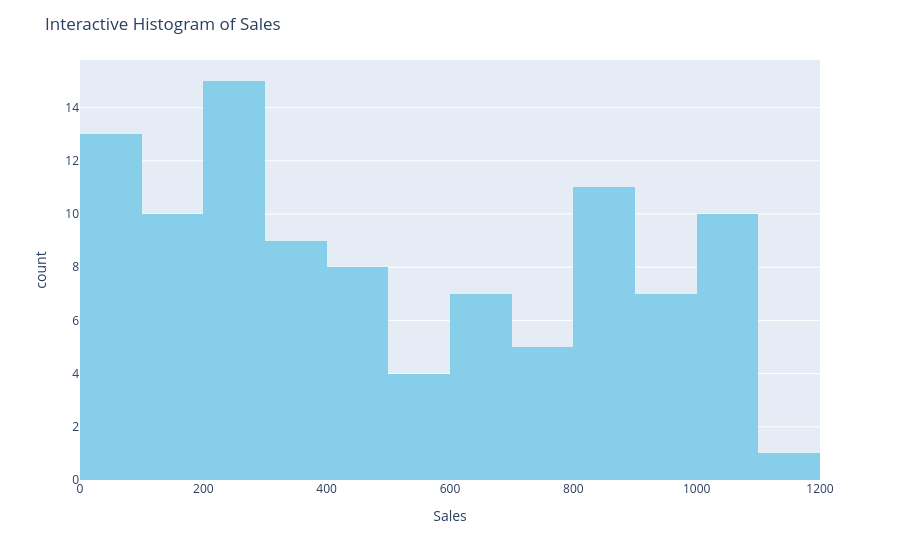

The code cell stored with this chart in its notebook:
### Code cell
import plotly.express as px

fig = px.histogram(df, x="Sales", nbins=20, color_discrete_sequence=["skyblue"])
fig.update_layout(title="Interactive Histogram of Sales")
fig.show()

### Figure 1 — Plotly figure (JSON) as saved in the notebook; plotly's stock layout.template omitted (floating-point values rounded to 4 significant figures)
{"data": [{"bingroup": "x", "hovertemplate": "Sales=%{x}<br>count=%{y}<extra></extra>", "legendgroup": "", "marker": {"color": "skyblue", "pattern": {"shape": ""}}, "name": "", "nbinsx": 20, "orientation": "v", "showlegend": false, "type": "histogram", "x": [42.49, 40.25, 39.69, 28.23, 55.54, 19.51, 64.4, 59.18, 75.56, 80.57, 119.8, 88.61, 92.16, 94.48, 127.2, 115.2, 121.7, 114.2, 125.0, 146.7, 134.6, 167.5, 195.6, 215.6, 243.6, 240.0, 247.5, 238.8, 243.4, 264.0, 260.2, 262.3, 258.5, 251.6, 248.2, 257.9, 245.6, 260.3, 303.5, 328.3, 334.5, 326.7, 321.8, 365.6, 376.7, 373.9, 387.7, 439.7, 452.1, 474.5, 490.5, 493.4, 480.6, 483.6, 489.4, 511.2, 537.9, 566.6, 582.3, 610.0, 604.9, 639.9, 660.2, 664.2, 684.0, 692.5, 725.1, 765.5, 819.2, 801.3, 782.4, 782.3, 795.5, 823.1, 839.4, 808.9, 812.8, 839.4, 854.0, 879.2, 884.8, 890.7, 904.5, 922.7, 936.6, 949.0, 945.6, 963.2, 975.6, 1008.0, 1042.0, 1056.0, 1058.0, 1056.0, 1074.0, 1086.0, 1089.0, 1100.0, 1097.0, 1121.0], "xaxis": "x", "yaxis": "y"}], "layout": {"barmode": "relative", "legend": {"tracegroupgap": 0}, "margin": {"t": 60}, "title": {"text": "Interactive Histogram of Sales"}, "xaxis": {"anchor": "y", "domain": [0, 1], "title": {"text": "Sales"}}, "yaxis": {"anchor": "x", "domain": [0, 1], "title": {"text": "count"}}}}
